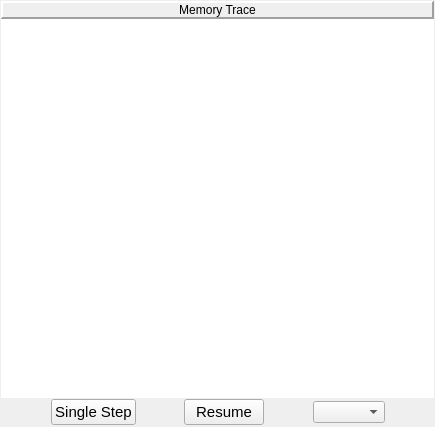
<ui version="4.0" >
 <class>MemoryTraceWindowWidget</class>
 <widget class="QWidget" name="MemoryTraceWindowWidget" >
  <property name="geometry" >
   <rect>
    <x>0</x>
    <y>0</y>
    <width>435</width>
    <height>427</height>
   </rect>
  </property>
  <property name="sizePolicy" >
   <sizepolicy vsizetype="Preferred" hsizetype="Preferred" >
    <horstretch>0</horstretch>
    <verstretch>0</verstretch>
   </sizepolicy>
  </property>
  <property name="minimumSize" >
   <size>
    <width>0</width>
    <height>0</height>
   </size>
  </property>
  <property name="windowTitle" >
   <string>Form</string>
  </property>
  <layout class="QHBoxLayout" >
   <property name="leftMargin" >
    <number>1</number>
   </property>
   <property name="topMargin" >
    <number>1</number>
   </property>
   <property name="rightMargin" >
    <number>1</number>
   </property>
   <property name="bottomMargin" >
    <number>1</number>
   </property>
   <item>
    <layout class="QVBoxLayout" >
     <property name="spacing" >
      <number>0</number>
     </property>
     <item>
      <widget class="QLabel" name="pepMemoryTraceLabel" >
       <property name="sizePolicy" >
        <sizepolicy vsizetype="Preferred" hsizetype="Preferred" >
         <horstretch>0</horstretch>
         <verstretch>0</verstretch>
        </sizepolicy>
       </property>
       <property name="frameShape" >
        <enum>QFrame::Panel</enum>
       </property>
       <property name="frameShadow" >
        <enum>QFrame::Raised</enum>
       </property>
       <property name="lineWidth" >
        <number>2</number>
       </property>
       <property name="text" >
        <string>Memory Trace</string>
       </property>
       <property name="alignment" >
        <set>Qt::AlignCenter</set>
       </property>
      </widget>
     </item>
     <item>
      <widget class="QGraphicsView" name="pepStackTraceGraphicsView" >
       <property name="minimumSize" >
        <size>
         <width>0</width>
         <height>0</height>
        </size>
       </property>
       <property name="frameShape" >
        <enum>QFrame::NoFrame</enum>
       </property>
      </widget>
     </item>
     <item>
      <layout class="QHBoxLayout" >
       <property name="spacing" >
        <number>0</number>
       </property>
       <property name="leftMargin" >
        <number>1</number>
       </property>
       <property name="topMargin" >
        <number>1</number>
       </property>
       <property name="rightMargin" >
        <number>1</number>
       </property>
       <property name="bottomMargin" >
        <number>1</number>
       </property>
       <item>
        <spacer>
         <property name="orientation" >
          <enum>Qt::Horizontal</enum>
         </property>
         <property name="sizeHint" >
          <size>
           <width>16</width>
           <height>21</height>
          </size>
         </property>
        </spacer>
       </item>
       <item>
        <widget class="QPushButton" name="pepMemSingleStepPushButton" >
         <property name="font" >
          <font>
           <family>Lucida Grande</family>
           <pointsize>11</pointsize>
           <weight>50</weight>
           <italic>false</italic>
           <bold>false</bold>
           <underline>false</underline>
           <strikeout>false</strikeout>
          </font>
         </property>
         <property name="text" >
          <string>Single Step</string>
         </property>
        </widget>
       </item>
       <item>
        <spacer>
         <property name="orientation" >
          <enum>Qt::Horizontal</enum>
         </property>
         <property name="sizeHint" >
          <size>
           <width>20</width>
           <height>20</height>
          </size>
         </property>
        </spacer>
       </item>
       <item>
        <widget class="QPushButton" name="pepMemResumePushButton" >
         <property name="font" >
          <font>
           <family>Lucida Grande</family>
           <pointsize>11</pointsize>
           <weight>50</weight>
           <italic>false</italic>
           <bold>false</bold>
           <underline>false</underline>
           <strikeout>false</strikeout>
          </font>
         </property>
         <property name="text" >
          <string>Resume</string>
         </property>
        </widget>
       </item>
       <item>
        <spacer>
         <property name="orientation" >
          <enum>Qt::Horizontal</enum>
         </property>
         <property name="sizeHint" >
          <size>
           <width>20</width>
           <height>20</height>
          </size>
         </property>
        </spacer>
       </item>
       <item>
        <widget class="QComboBox" name="pepMemTraceComboBox" />
       </item>
       <item>
        <spacer>
         <property name="orientation" >
          <enum>Qt::Horizontal</enum>
         </property>
         <property name="sizeHint" >
          <size>
           <width>40</width>
           <height>20</height>
          </size>
         </property>
        </spacer>
       </item>
      </layout>
     </item>
    </layout>
   </item>
  </layout>
 </widget>
 <resources/>
 <connections/>
</ui>
